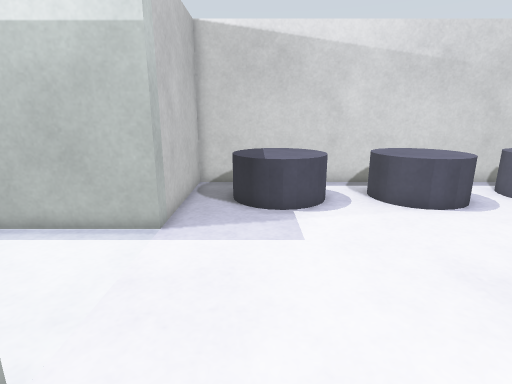
[1] (above)

16 first-person views from a walk through a world built for the Gazebo simulator. The camera is 0.86 m above the floor, tilts 14° down and sees 80° across. The floor is counted in squares, 0.25 m on a side. Each view is taken from the middle of a square. On the plan, view 1 faces up. The plan holds only what a view shows up to about 20 squares ahead; the rest is blank.

[2]
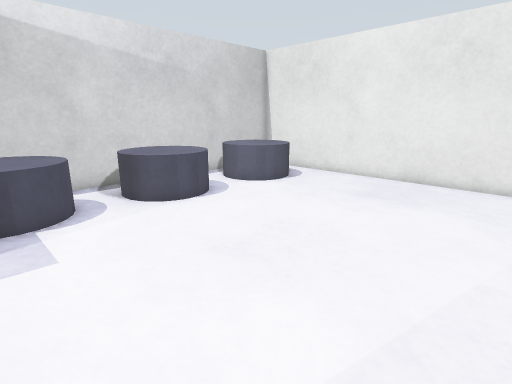

[3]
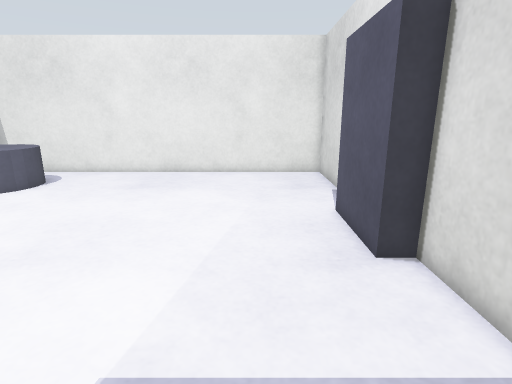

[4]
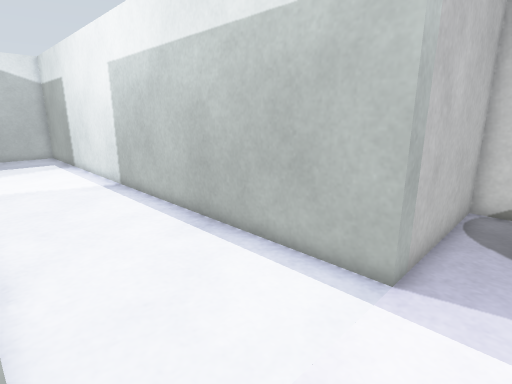

[5]
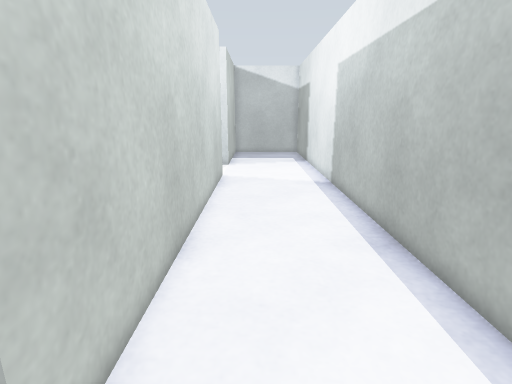

[6]
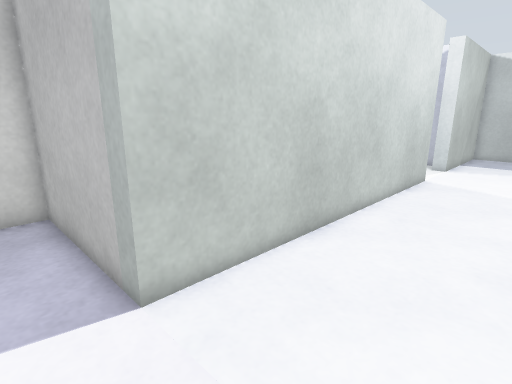

[7]
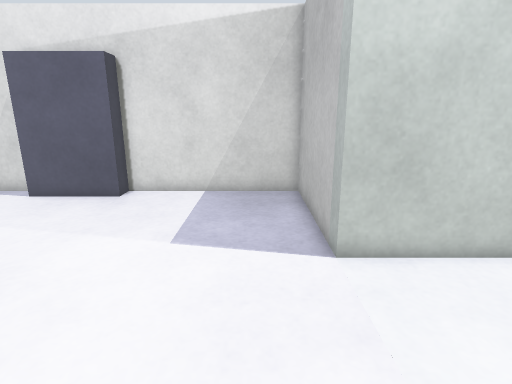

[8]
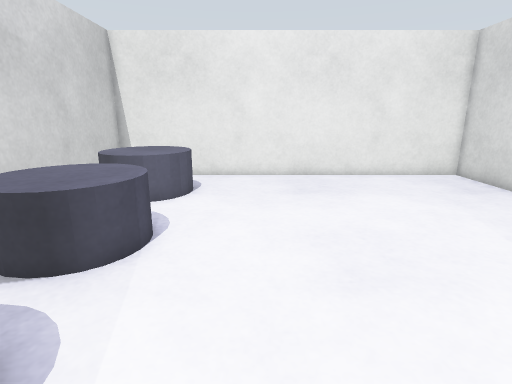

[9]
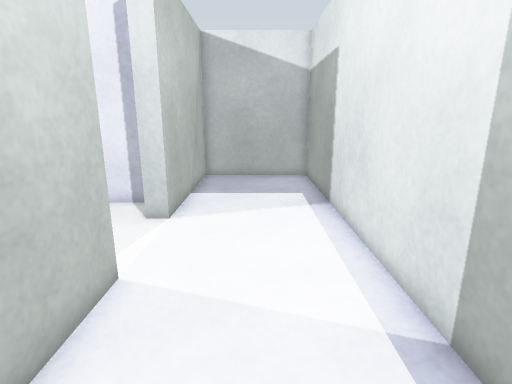

[10]
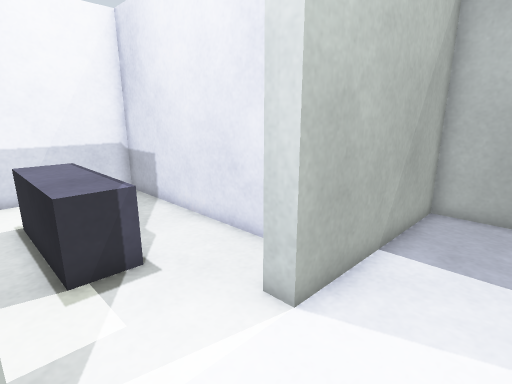

[11]
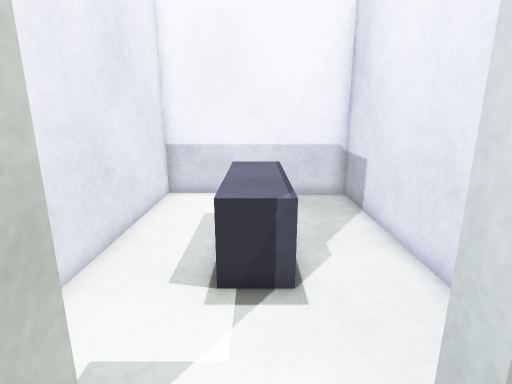

[12]
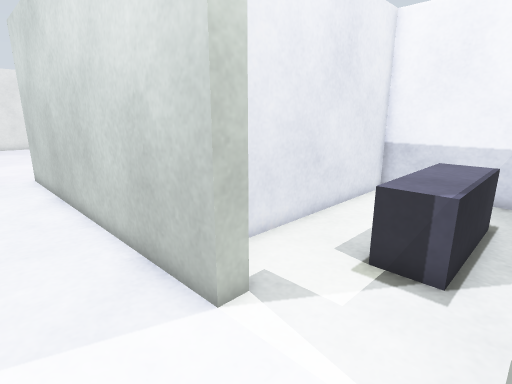

[13]
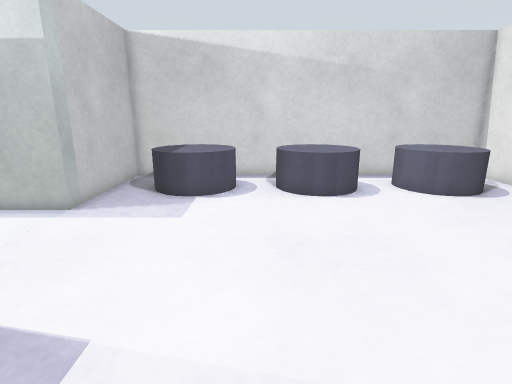

[14]
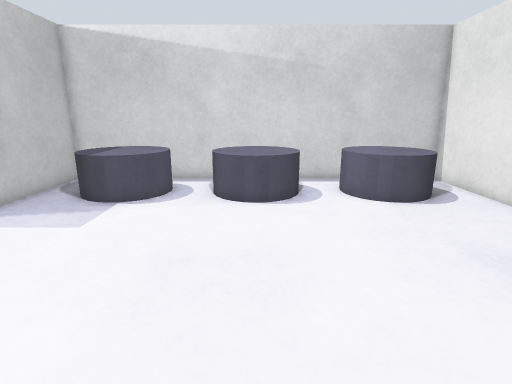

[15]
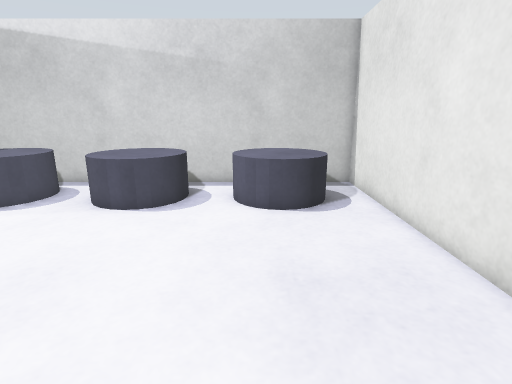

[16]
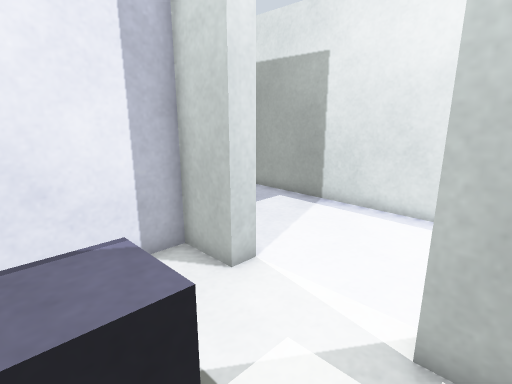

### Floor plan
Points are (right, up) in squares from view 1. A wall is a line through its corners. A room is listed if a view was taken in it or the views show most of it. See-through windows are left out.
Room 1 (views 1, 2, 3, 4, 5, 6, 7, 8, 9, 10, 11, 12, 13, 14, 15)
walls: (8.4, -4) (11, -4); (12.6, -4) (17, -4) (17, 16) (-3, 16) (-3, 9) (-31, 9) (-31, 3) (-23, 3); (-19, 3) (-3, 3) (-3, -4) (5.5, -4)
ways out: opening at (-21, 2.5) to room 2
objects: grey cylinder (-1, 11) to (3, 15); grey box (5, -4) to (9, -3); grey cylinder (5, 11) to (9, 15); grey cylinder (11, 11) to (15, 15)
Room 2 (view 16)
walls: (-17.9, 2.2) (-19, 2.2) (-19, 3); (-23, 3) (-23, 2.2) (-25, 2.2) (-25, -8.6) (-17, -8.6) (-17, 0.4)
ways out: opening at (-21, 2.5) to room 1
objects: grey box (-22, -5) to (-20, -1)

Positions as (right, up) in squares from view 1, and headings:
1: (0, 0), facing up
2: (0, 0), facing up-right
3: (-2, 0), facing right
4: (-1, 3), facing up-left
5: (-1, 5), facing left
6: (-1, 8), facing down-left
7: (-1, 10), facing down
8: (-1, 8), facing right
9: (-13, 6), facing left
10: (-19, 6), facing down-left
11: (-21, 5), facing down
12: (-23, 6), facing down-right
13: (4, -2), facing up
14: (7, -1), facing up
15: (12, 0), facing up
16: (-18, -2), facing up-left
